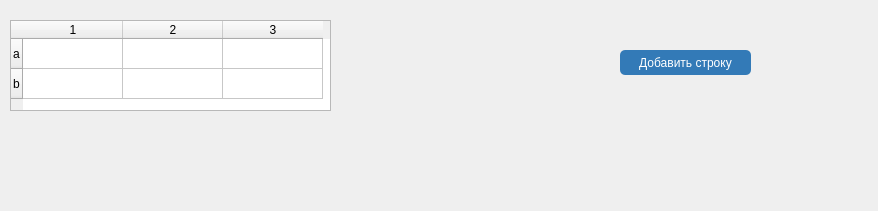
<?xml version="1.0" encoding="UTF-8"?>
<ui version="4.0">
 <class>MainWindow</class>
 <widget class="QMainWindow" name="MainWindow">
  <property name="geometry">
   <rect>
    <x>0</x>
    <y>0</y>
    <width>878</width>
    <height>211</height>
   </rect>
  </property>
  <property name="windowTitle">
   <string>Калькулятор</string>
  </property>
  <widget class="QWidget" name="centralwidget">
   <widget class="QTableWidget" name="tableWidget">
    <property name="geometry">
     <rect>
      <x>10</x>
      <y>20</y>
      <width>321</width>
      <height>91</height>
     </rect>
    </property>
    <row>
     <property name="text">
      <string>a</string>
     </property>
    </row>
    <row>
     <property name="text">
      <string>b</string>
     </property>
    </row>
    <column>
     <property name="text">
      <string>1</string>
     </property>
    </column>
    <column>
     <property name="text">
      <string>2</string>
     </property>
    </column>
    <column>
     <property name="text">
      <string>3</string>
     </property>
    </column>
   </widget>
   <widget class="QPushButton" name="pushButton">
    <property name="geometry">
     <rect>
      <x>620</x>
      <y>50</y>
      <width>131</width>
      <height>25</height>
     </rect>
    </property>
    <property name="styleSheet">
     <string notr="true">QPushButton {background-color: rgb(51,122,183); color: White; border-radius: 5px;}                           QPushButton:pressed {background-color:rgb(31,101,163) ; }</string>
    </property>
    <property name="text">
     <string>Добавить строку</string>
    </property>
   </widget>
  </widget>
 </widget>
 <resources/>
 <connections/>
</ui>
